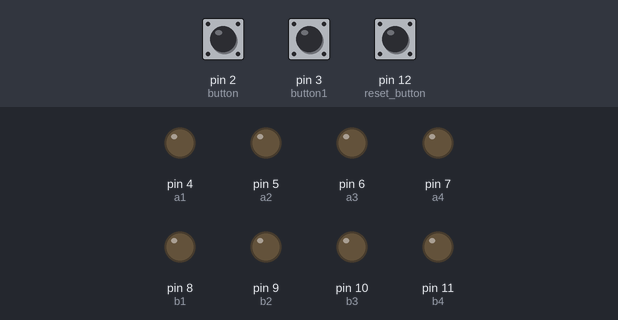
Recording of a sketch running on a simulated Arduino Uno, built with avr-gcc and run on an emulated ATmega328P. Parts: output pins drawn as LEDs (lit = HIGH). Dashed ring = blinking. The test bench sets the inputs (shaded band); at power-on: pin 2 (button) LOW, pin 3 (button1) LOW, pin 12 (reset_button) LOW.

Above: at 1.2 s.
1.3 s: pin 2 (button) pulled HIGH for 1 s
At 1.55 s:
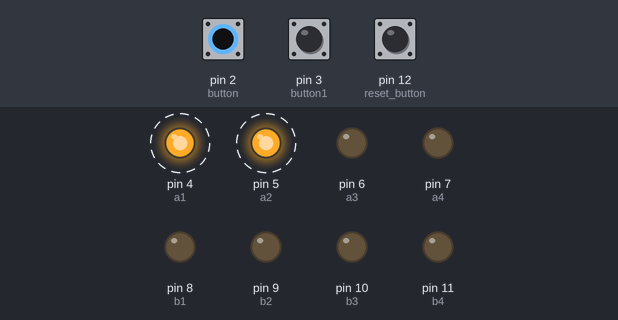
4.3 s: pin 3 (button1) pulled HIGH for 3.2 s
At 8.3 s:
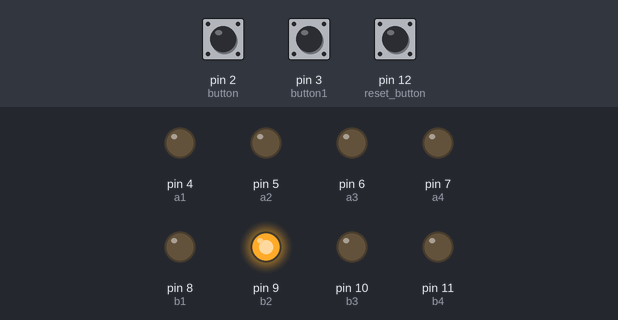
9.0 s: pin 2 (button) pulled HIGH for 0.15 s
At 9.6 s:
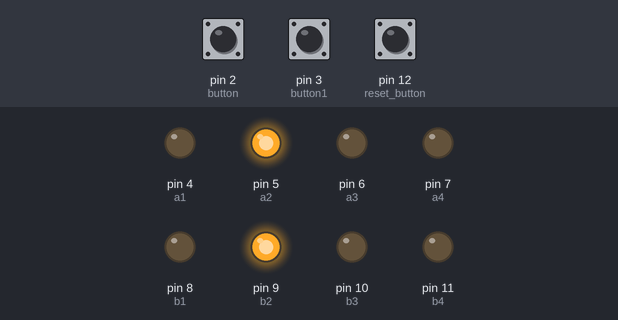
10.6 s: pin 3 (button1) pulled HIGH for 0.15 s
At 11.9 s:
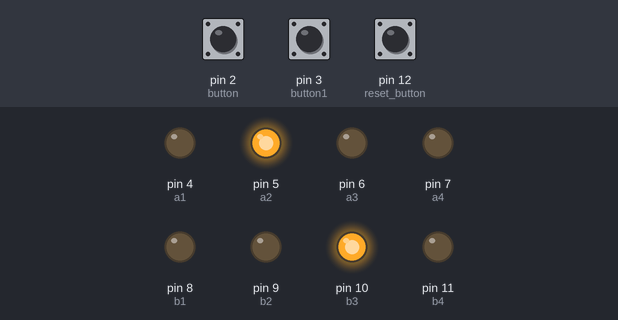
12.2 s: pin 3 (button1) pulled HIGH for 1 s
At 12.45 s:
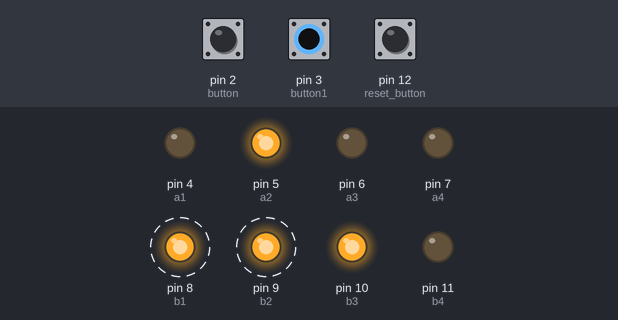
15.2 s: pin 2 (button) pulled HIGH for 0.15 s
At 15.7 s:
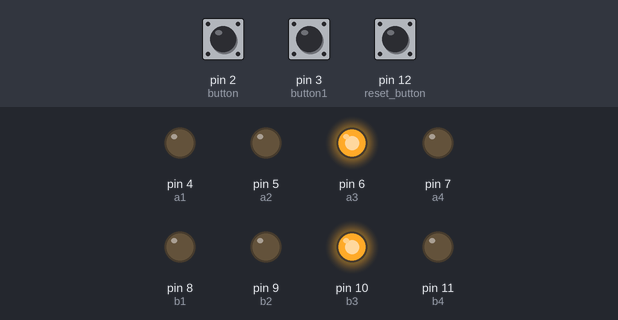
Timing chart, 0 to 17.8 s (numbered marks = the images above; inputs shaded):
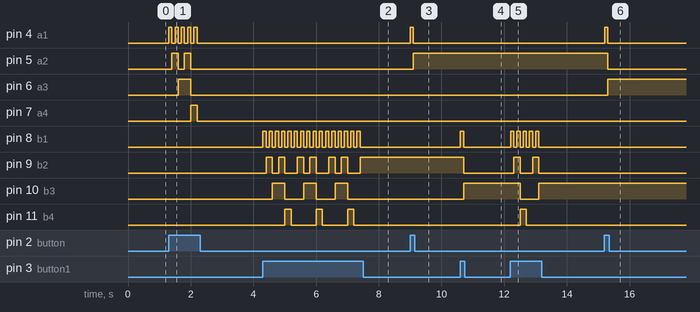

Measured:
- after the input at 1.3 s, pin 4 (a1): alternates HIGH for 0.10 s and LOW for 0.10 s, 10 changes in all, then stays LOW, starting at once; pin 5 (a2): alternates HIGH for 0.20 s and LOW for 0.20 s, 4 changes in all, then stays LOW, starting after 0.10 s
- after the input at 4.3 s, pin 8 (b1): alternates HIGH for 0.10 s and LOW for 0.10 s, 32 changes in all, then stays LOW, starting at once; pin 9 (b2): LOW → HIGH after 0.10 s, then repeats every 1.0 s: LOW 0.20 s, HIGH 0.20 s, LOW 0.40 s, HIGH 0.20 s, until it stays HIGH from 7.4 s
- after the input at 9.0 s, pin 4 (a1): LOW → HIGH at once, → LOW 0.10 s later; pin 5 (a2): LOW → HIGH after 0.11 s
- after the input at 10.6 s, pin 8 (b1): LOW → HIGH at once, → LOW 0.10 s later; pin 9 (b2): HIGH → LOW after 0.11 s; pin 10 (b3): LOW → HIGH after 0.11 s
- after the input at 12.2 s, pin 8 (b1): alternates HIGH for 0.10 s and LOW for 0.10 s, 10 changes in all, then stays LOW, starting at once; pin 9 (b2): alternates HIGH for 0.20 s and LOW for 0.40 s, 4 changes in all, then stays LOW, starting after 0.11 s
- after the input at 15.2 s, pin 4 (a1): LOW → HIGH at once, → LOW 0.10 s later; pin 5 (a2): HIGH → LOW after 0.11 s; pin 6 (a3): LOW → HIGH after 0.11 s

The sketch:

group9_scoreboardCounter.ino
```cpp
int number1=0;
int number2=0;
int button = 2;
int button1=3;
int reset_button=12;
int state = 0;
int state1=0;
int reset_state=0;
//BCD 1

int a1 = 4;
int a2 = 5;
int a3 = 6;
int a4 = 7;

//BCD 2
int b1 = 8;
int b2 = 9;
int b3 = 10;
int b4 = 11;

void setup()
{
pinMode(4,OUTPUT);
pinMode(5,OUTPUT);
pinMode(6,OUTPUT);
pinMode(7,OUTPUT);
pinMode(8,OUTPUT);
pinMode(9,OUTPUT);
pinMode(10,OUTPUT);
pinMode(11,OUTPUT);
pinMode(button,INPUT);
pinMode(button1,INPUT);
pinMode(reset_button,INPUT);
}

void loop()
{
  state = digitalRead(button);
  state1 = digitalRead(button1);
  reset_state = digitalRead(reset_button);
  if(state == HIGH)
  {
    number1++;
  }
  if(state1 == HIGH)
  {
    number2++;
  }
  if(reset_state==HIGH)
  {
    number1=0;
    number2=0;
  }
  if(number1==10)
  {
    number1=0;
  }
  if(number2==10)
  {
    number2=0;
  }
  disp1(number1);
  disp2(number2);
  delay(100);
}
void disp1(int num)
{
  if(num==0)//0000
  {
    digitalWrite(a1, LOW);
    digitalWrite(a2, LOW);
    digitalWrite(a3, LOW);
    digitalWrite(a4, LOW);
  }
  if(num == 1)//0001
  {
    digitalWrite(a1, HIGH);
    digitalWrite(a2, LOW);
    digitalWrite(a3, LOW);
    digitalWrite(a4, LOW);
  }
  if(num == 2)//0010
  {
    digitalWrite(a1, LOW);//0
    digitalWrite(a2, HIGH);//1
    digitalWrite(a3, LOW);//0
    digitalWrite(a4, LOW);//0
  }
  if(num == 3)//0011
  {
    digitalWrite(a1, HIGH);//1
    digitalWrite(a2, HIGH);//1
    digitalWrite(a3, LOW);//0
    digitalWrite(a4, LOW);//0
  }
  if(num == 4)//0100
  {
    digitalWrite(a1, LOW);//0
    digitalWrite(a2, LOW);//0
    digitalWrite(a3, HIGH);//1
    digitalWrite(a4, LOW);//0
  }
  if(num == 5)//0101
  {
    digitalWrite(a1, HIGH);//1
    digitalWrite(a2, LOW);//0
    digitalWrite(a3, HIGH);//1
    digitalWrite(a4, LOW);//0
  }
  if(num == 6)//0110
  {
    digitalWrite(a1, LOW);//0
    digitalWrite(a2, HIGH);//1
    digitalWrite(a3, HIGH);//1
    digitalWrite(a4, LOW);//0
  }
  if(num == 7) //0111
  {
    digitalWrite(a1, HIGH);//1
    digitalWrite(a2, HIGH);//1
    digitalWrite(a3, HIGH);//1
    digitalWrite(a4, LOW);//0
  }
  if(num == 8) //1000
  {
    digitalWrite(a1, LOW);//0
    digitalWrite(a2, LOW);//0
    digitalWrite(a3, LOW);//0
    digitalWrite(a4, HIGH);//1
  }
  if(num == 9)//1001
  {
    digitalWrite(a1, HIGH);//1
    digitalWrite(a2, LOW);//0
    digitalWrite(a3, LOW);//0
    digitalWrite(a4, HIGH);//1
  }
}

void disp2(int num)
{
  if(num==0)
  {
    digitalWrite(b1, LOW);//0
    digitalWrite(b2, LOW);//0
    digitalWrite(b3, LOW);//0
    digitalWrite(b4, LOW);//0
  }
  if(num == 1)//0001
  {
    digitalWrite(b1, HIGH);//1
    digitalWrite(b2, LOW);//0
    digitalWrite(b3, LOW);//0
    digitalWrite(b4, LOW);//0
  }
  if(num == 2)//0010
  {
    digitalWrite(b1, LOW);//0
    digitalWrite(b2, HIGH);//1
    digitalWrite(b3, LOW);//0
    digitalWrite(b4, LOW);//0
  }
  if(num == 3)//0011
  {
    digitalWrite(b1, HIGH);//1
    digitalWrite(b2, HIGH);//1
    digitalWrite(b3, LOW);//0
    digitalWrite(b4, LOW);//0
  }
  if(num == 4)//0100
  {
    digitalWrite(b1, LOW);//0
    digitalWrite(b2, LOW);//0
    digitalWrite(b3, HIGH);//1
    digitalWrite(b4, LOW);//0
  }
  if(num == 5) //0101
  {
    digitalWrite(b1, HIGH);//1
    digitalWrite(b2, LOW);//0
    digitalWrite(b3, HIGH);//1
    digitalWrite(b4, LOW);//0
  }
  if(num == 6) //0110
  {
    digitalWrite(b1, LOW);//0
    digitalWrite(b2, HIGH);//1
    digitalWrite(b3, HIGH);//1
    digitalWrite(b4, LOW);//0
  }
  if(num == 7) //0111
  {
    digitalWrite(b1, HIGH);//1
    digitalWrite(b2, HIGH);//1
    digitalWrite(b3, HIGH);//1
    digitalWrite(b4, LOW);//0
  }
  if(num == 8) //1000
  {
    digitalWrite(b1, LOW);//0
    digitalWrite(b2, LOW);//0
    digitalWrite(b3, LOW);//0
    digitalWrite(b4, HIGH);//1
  }
  if(num == 9)//1001
  {
    digitalWrite(b1, HIGH);//1
    digitalWrite(b2, LOW);//0
    digitalWrite(b3, LOW);//0
    digitalWrite(b4, HIGH);//1
  }
}
```
